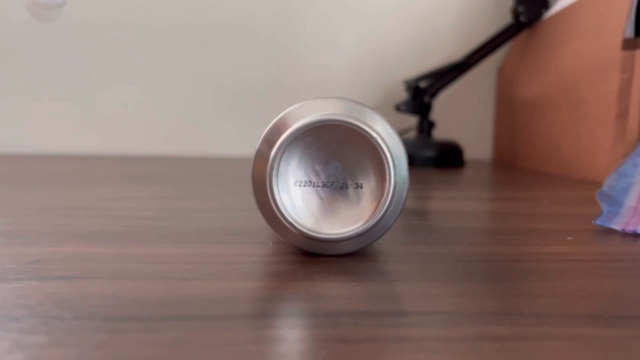
#> input picture frame 41 of circleVid.MOV, 640 x 360 px
$ python main.py
#> lines starting #> are read from the running program, lines starting #| are printed output that depends on the picture; after the words box and inside, x2 and y2 are one past the last pixel; in counts of white or black regions, pixels touching at a corner belong together
import cv2
import numpy as np

cap = cv2.VideoCapture('circleVid.MOV')

dp = 1
minDist = 1000000000
param1 = 50
param2 = 30
minRadius = 0
maxRadius = 0

while cap.isOpened():
    ret, frame = cap.read()
#> frame is the input picture: shape (360, 640, 3); mean B, G, R 112.6, 118.6, 141
    if ret:
        gray = cv2.cvtColor(frame, cv2.COLOR_BGR2GRAY)
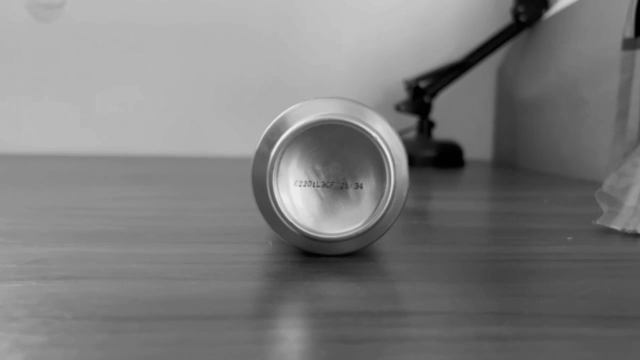
#> gray: shape (360, 640); min 0, max 239, mean 124.6

        circles = cv2.HoughCircles(gray, cv2.HOUGH_GRADIENT, dp, minDist, param1=param1, param2=param2, minRadius=minRadius, maxRadius=maxRadius)
#> circles = [[330.5, 174.5, 62.4]]

        if circles is not None:
            circles = np.round(circles[0, :]).astype("int")
#> circles = [[330, 174, 62]]
            for (x, y, r) in circles:
                cv2.circle(frame, (x, y), r, (0, 255, 0), 2)
#> this loop made 1 pass
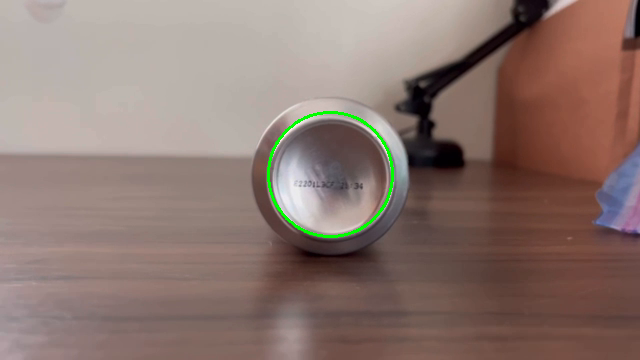
#> frame: shape (360, 640, 3); 0.5% of pixels changed, all inside (x1, y1, x2, y2) = (267, 111, 394, 238)

        cv2.imshow("Circle Detection", frame)

        if cv2.waitKey(1) & 0xFF == ord('q'):
#> (key q is pressed here)
            break
    else:
        break

cap.release()
cv2.destroyAllWindows()

$ run again, starting later in the video
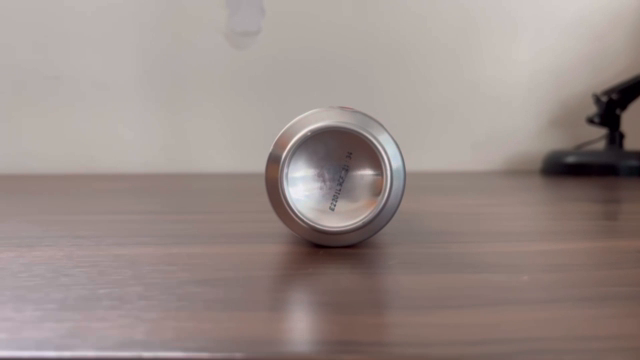
#> input picture frame 186 of circleVid.MOV, 640 x 360 px
#> frame is the input picture: shape (360, 640, 3); mean B, G, R 136.5, 140.7, 154
#> `circles = cv2.HoughCircles(gray, cv2.HOUGH_GRADIENT, dp, minDist, para..`: circles = [[335.5, 177.5, 48]]
#> `circles = np.round(circles[0, :]).astype("int")`: circles = [[336, 178, 48]]
#> the loop `for (x, y, r) in circles:` made 1 pass
#> after the loop `for (x, y, r) in circles:`:
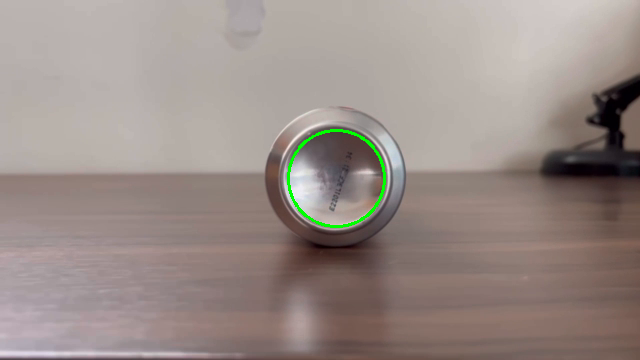
#> frame: shape (360, 640, 3); 0.4% of pixels changed, all inside (x1, y1, x2, y2) = (287, 129, 386, 228)

$ run again, starting later in the video
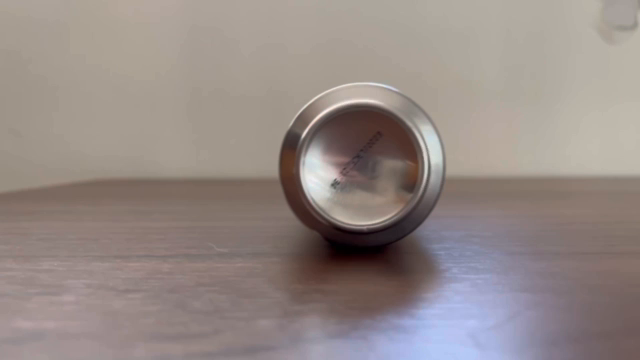
#> input picture frame 331 of circleVid.MOV, 640 x 360 px
#> frame is the input picture: shape (360, 640, 3); mean B, G, R 134.3, 138.2, 149.3
#> `gray = cv2.cvtColor(frame, cv2.COLOR_BGR2GRAY)`:
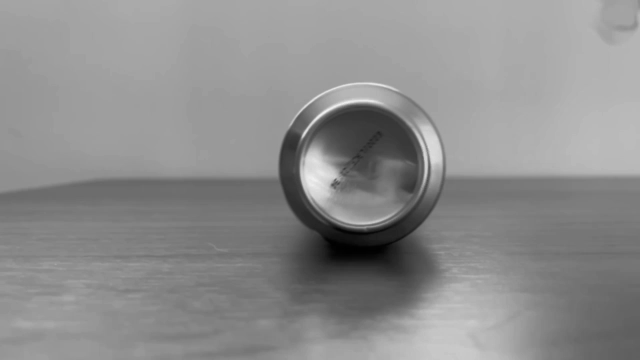
#> gray: shape (360, 640); min 0, max 241, mean 141.1
#> `circles = cv2.HoughCircles(gray, cv2.HOUGH_GRADIENT, dp, minDist, para..`: circles = [[361.5, 166.5, 57.4]]
#> `circles = np.round(circles[0, :]).astype("int")`: circles = [[362, 166, 57]]
#> the loop `for (x, y, r) in circles:` made 1 pass
#> after the loop `for (x, y, r) in circles:`:
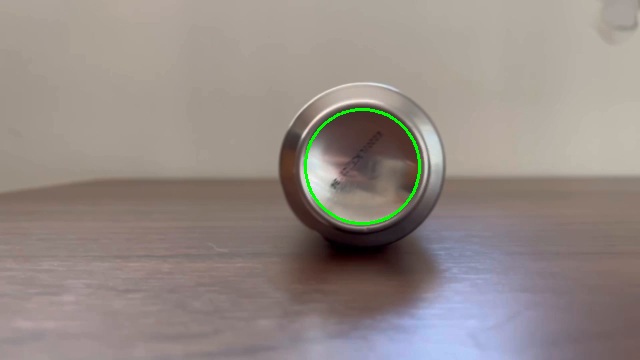
#> frame: shape (360, 640, 3); 0.46% of pixels changed, all inside (x1, y1, x2, y2) = (304, 108, 421, 225)
